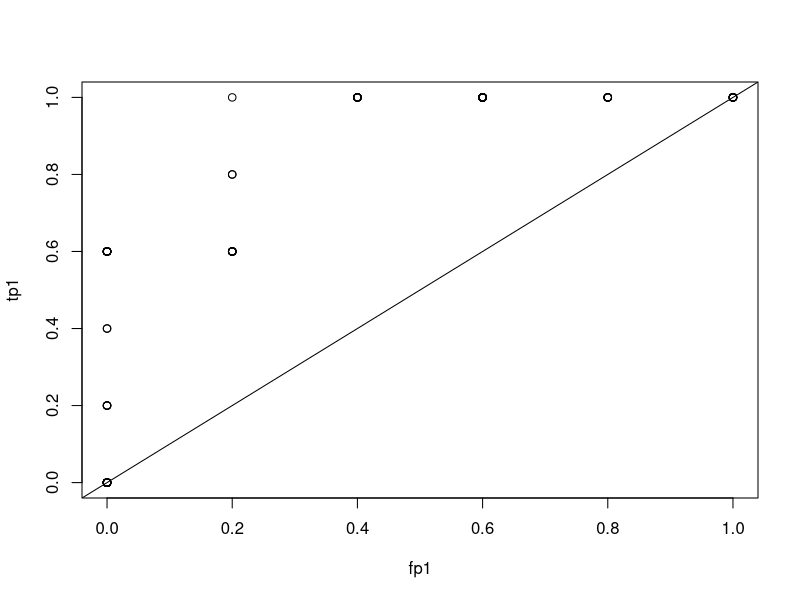
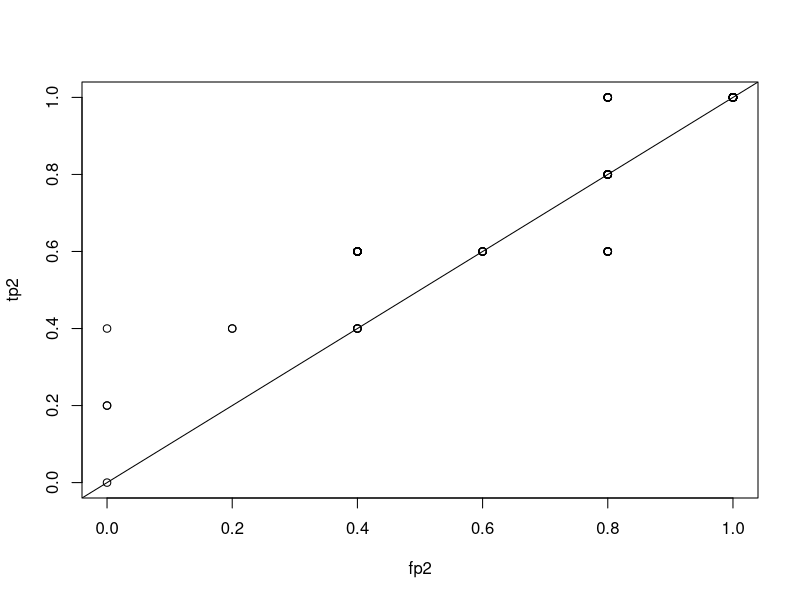

Write the R code that produced these figures, in order.
# TODO: Toy ROC Curve Example ... 
# 
# Author: PatriciaHoffman
###############################################################################
rm(list=ls())

y <- c(1,1,-1,-1,1,1,-1,-1,1,-1)
m1 <- c(0.73,0.69,0.44,0.55,0.67,0.47,0.08,0.15,0.45,0.35)
m2 <- c(0.61,0.03,0.68,0.31,0.45,0.09,0.38,0.05,0.01,0.04)
tp1 <- c(rep(0.0,100))
fp1 <- c(rep(0.0,100))
tp2 <- c(rep(0.0,100))
fp2 <- c(rep(0.0,100))

p <- sum(y == 1)
n <- sum(y == -1)
yp <- y==1
yn <- y==-1

for(i in 1:100){
	thresh <- 1 - i*0.01
	y1 <- m1>=thresh
	y2 <- m2<=thresh
	tp1[i] <- sum(y1 & yp)/sum(yp)
	fp1[i] <- sum(y1 & yn)/sum(yn)
	tp2[i] <- sum(y2 & yp)/sum(yp)
	fp2[i] <- sum(y2 & yn)/sum(yn)
	
}

plot(fp1,tp1)
abline(0,1)


plot(fp2,tp2)
abline(0,1)



